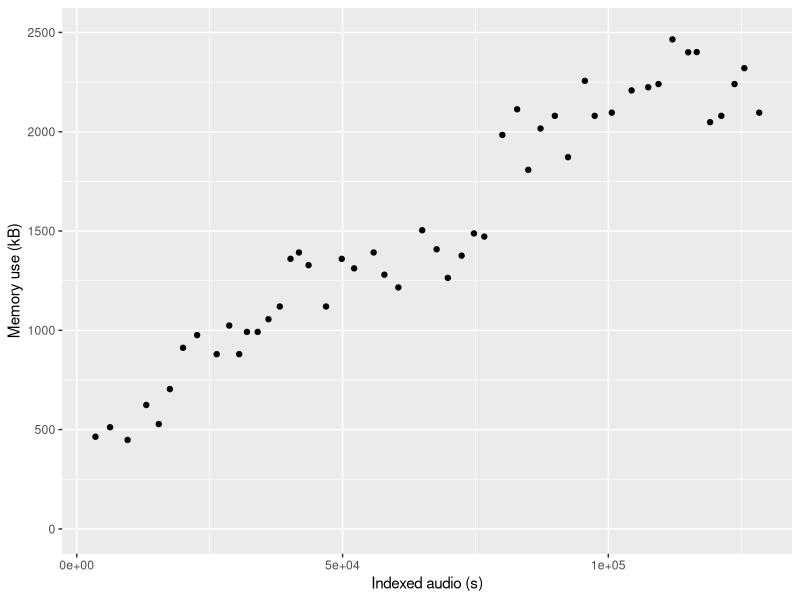

Generate this figure with R:
library(readr)
require(ggplot2)
require(svglite)

bm <- read_csv("olaf_memory_use.data",show_col_types = FALSE);

a <- ggplot(bm, aes(bm$index_size, bm$memory_use)) +
  geom_point(na.rm = TRUE) +
  xlab("Indexed audio (s)") +
  ylab("Memory use (kB)") +
  ylim(c(0,2500)) +
  theme()
ggsave(file="olaf_memory_use.svg", plot=a, width=10, height=8)
